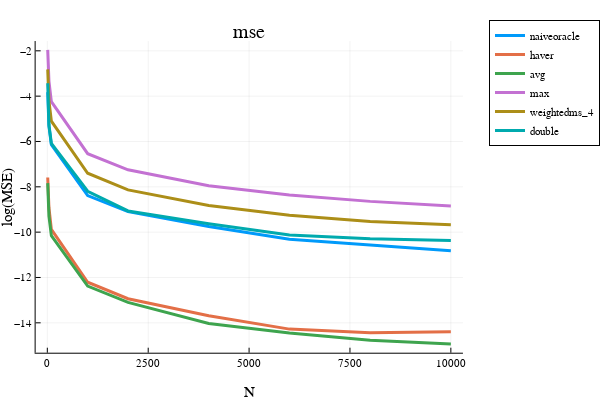

This figure's notebook cell:
### Markdown cell above
### All-best

### Code cell
"""
trying to run bandits and see the performance of the estimator.

"""

using Infiltrator
using ProgressMeter
using Plots
plotly()

include("./KjBandits.jl")
include("./KjFunctions.jl")


opt = (
    σ² = (1.0/2)^2, 
    dataseed = 313, #123
    algoseed = 789,
    n_trials = 200, #50, #1000, #200
    N_ary = [10, 20, 40, 100, 1000, 2000, 4000, 6000, 8000, 10000], 
    algo_name = "uniform", # "ucb", # "ucb", "sr", "uniform"
    problem_name = "all_best", #"equal", "allbest", #"linear_K20" #"linear", "linear_K2_custom", "linear_K2"
    K = 64,
    num_optimals = nothing,
    degree = nothing,
    Delta = nothing,
    gap_splits = nothing,
)
#estimator_names = ["haver", "naiveoracle", "avg", "max", "weighted_100", "weightedms_4", ]
estimator_names = ["naiveoracle", "haver", "avg", "max", "weightedms_4", "double"]
@show estimator_names
@show opt

hatvalues = zeros(opt.n_trials, length(opt.N_ary), length(estimator_names))
global estimators
global i_t_ary
rng_data = MersenneTwister(opt.dataseed)
rng_algo = MersenneTwister(opt.algoseed) 
rng_algo2 = MersenneTwister(opt.algoseed*31 + 1)
algo = []
problem = []
@showprogress for i_try = 1:opt.n_trials
#    global algo, problem
    myseed = rand(rng_data, UInt32)

    for i_N in eachindex(opt.N_ary)
        global problem, algo
        N = opt.N_ary[i_N]

        problem = problem_factory(
            opt.problem_name, opt.σ²,  myseed, 
            K=opt.K, num_optimals=opt.num_optimals, 
            degree=opt.degree, Delta=opt.Delta, gap_splits=opt.gap_splits)

        algo = algo_factory(opt.algo_name, problem, rand(rng_algo, UInt32))

        myseed2 = rand(rng_algo2, UInt32)
        estimators = [ estimator_factory(name, opt.σ², problem.μ, myseed2) for name in estimator_names]
    
        data = zeros(opt.K, N)
        for i in 1:opt.K
            algo.n_pulls[i] = N
            rewards = problem.μ[i] .+ sqrt(problem.σ²)*randn(problem.rngs[i], N) 
            algo.sum_rewards[i] = sum(rewards) 
            data[i,:] .= rewards
        end 
        
        for i_est in 1:length(estimators)-1
            hatvalues[i_try, i_N, i_est] = estimate_value(estimators[i_est], algo)
        end
        hatvalues[i_try, i_N, end] = estimate_value(estimators[end], data)
        
        @assert maximum(problem.μ) == 0.0
    end
    #- compute the bias and the MSE
end
bias = meansqueeze(hatvalues, 1) # n_alphas x n_estimators
mse = meansqueeze(hatvalues .^ 2, 1)
mae = meansqueeze(abs.(hatvalues), 1)

x = opt.N_ary
i = 1; plot(x, log.(mse[:,i]), label=estimator_names[i], linewidth=3)
i = 2; plot!(x, log.(mse[:,i]), label=estimator_names[i], linewidth=3)
i = 3; plot!(x, log.(mse[:,i]), label=estimator_names[i], linewidth=3) 
i = 4; plot!(x, log.(mse[:,i]), label=estimator_names[i], linewidth=3)
i = 5; plot!(x, log.(mse[:,i]), label=estimator_names[i], linewidth=3)
i = 6; plot!(x, log.(mse[:,i]), label=estimator_names[i], linewidth=3)
plot!(xlabel="N", ylabel="log(MSE)", legend=:outertopright)  
title!("mse")

### Figure 1 — Plotly figure (JSON) as saved in the notebook; plotly's stock layout.template omitted (floating-point values rounded to 4 significant figures)
{"data": [{"colorbar": {"title": {"text": ""}}, "legendgroup": "naiveoracle", "line": {"color": "rgba(0, 154, 250, 1.000)", "dash": "solid", "shape": "linear", "width": 3}, "mode": "lines", "name": "naiveoracle", "showlegend": true, "type": "scatter", "x": [10, 20, 40, 100, 1000, 2000, 4000, 6000, 8000, 10000], "xaxis": "x", "y": [-3.827, -4.646, -5.324, -6.143, -8.386, -9.096, -9.755, -10.31, -10.58, -10.82], "yaxis": "y", "zmax": null, "zmin": null}, {"colorbar": {"title": {"text": ""}}, "legendgroup": "haver", "line": {"color": "rgba(227, 111, 71, 1.000)", "dash": "solid", "shape": "linear", "width": 3}, "mode": "lines", "name": "haver", "showlegend": true, "type": "scatter", "x": [10, 20, 40, 100, 1000, 2000, 4000, 6000, 8000, 10000], "xaxis": "x", "y": [-7.589, -8.4, -8.924, -9.882, -12.21, -12.94, -13.69, -14.28, -14.44, -14.39], "yaxis": "y", "zmax": null, "zmin": null}, {"colorbar": {"title": {"text": ""}}, "legendgroup": "avg", "line": {"color": "rgba(62, 164, 78, 1.000)", "dash": "solid", "shape": "linear", "width": 3}, "mode": "lines", "name": "avg", "showlegend": true, "type": "scatter", "x": [10, 20, 40, 100, 1000, 2000, 4000, 6000, 8000, 10000], "xaxis": "x", "y": [-7.837, -8.648, -9.289, -10.16, -12.38, -13.1, -14.03, -14.45, -14.76, -14.93], "yaxis": "y", "zmax": null, "zmin": null}, {"colorbar": {"title": {"text": ""}}, "legendgroup": "max", "line": {"color": "rgba(195, 113, 210, 1.000)", "dash": "solid", "shape": "linear", "width": 3}, "mode": "lines", "name": "max", "showlegend": true, "type": "scatter", "x": [10, 20, 40, 100, 1000, 2000, 4000, 6000, 8000, 10000], "xaxis": "x", "y": [-1.958, -2.659, -3.336, -4.243, -6.539, -7.251, -7.95, -8.362, -8.642, -8.843], "yaxis": "y", "zmax": null, "zmin": null}, {"colorbar": {"title": {"text": ""}}, "legendgroup": "weightedms_4", "line": {"color": "rgba(172, 142, 24, 1.000)", "dash": "solid", "shape": "linear", "width": 3}, "mode": "lines", "name": "weightedms_4", "showlegend": true, "type": "scatter", "x": [10, 20, 40, 100, 1000, 2000, 4000, 6000, 8000, 10000], "xaxis": "x", "y": [-2.818, -3.537, -4.197, -5.103, -7.401, -8.135, -8.823, -9.254, -9.528, -9.678], "yaxis": "y", "zmax": null, "zmin": null}, {"colorbar": {"title": {"text": ""}}, "legendgroup": "double", "line": {"color": "rgba(0, 170, 174, 1.000)", "dash": "solid", "shape": "linear", "width": 3}, "mode": "lines", "name": "double", "showlegend": true, "type": "scatter", "x": [10, 20, 40, 100, 1000, 2000, 4000, 6000, 8000, 10000], "xaxis": "x", "y": [-3.433, -4.553, -5.262, -6.087, -8.197, -9.064, -9.632, -10.13, -10.3, -10.37], "yaxis": "y", "zmax": null, "zmin": null}], "layout": {"annotations": [{"font": {"color": "rgba(0, 0, 0, 1)", "family": "sans-serif", "size": 20}, "rotation": 0, "showarrow": false, "text": "mse", "x": 0.535, "xanchor": "center", "xref": "paper", "y": 1, "yanchor": "top", "yref": "paper"}], "height": 400, "legend": {"bgcolor": "rgba(255, 255, 255, 1.000)", "bordercolor": "rgba(0, 0, 0, 1)", "borderwidth": 1, "font": {"color": "rgba(0, 0, 0, 1)", "family": "sans-serif", "size": 11}, "title": {"font": {"color": "rgba(0, 0, 0, 1)", "family": "sans-serif", "size": 15}, "text": ""}, "tracegroupgap": 0, "traceorder": "normal", "x": 1.05, "xanchor": "upper", "y": 1, "yanchor": "right"}, "margin": {"b": 20, "l": 0, "r": 0, "t": 20}, "paper_bgcolor": "rgba(255, 255, 255, 1.000)", "plot_bgcolor": "rgba(255, 255, 255, 1.000)", "showlegend": true, "width": 600, "xaxis": {"anchor": "y", "domain": [0.07647, 0.9934], "gridcolor": "rgba(0, 0, 0, 0.1)", "gridwidth": 0.5, "linecolor": "rgba(0, 0, 0, 1)", "mirror": false, "range": [-289.7, 10300.0], "showgrid": true, "showline": true, "showticklabels": true, "tickangle": 0, "tickcolor": "rgb(0, 0, 0)", "tickfont": {"color": "rgba(0, 0, 0, 1)", "family": "sans-serif", "size": 11}, "tickmode": "array", "ticks": "inside", "ticktext": ["0", "2500", "5000", "7500", "10000"], "tickvals": [0, 2500, 5000, 7500, 10000], "title": {"font": {"color": "rgba(0, 0, 0, 1)", "family": "sans-serif", "size": 15}, "text": "N"}, "type": "linear", "visible": true, "zeroline": false, "zerolinecolor": "rgba(0, 0, 0, 1)"}, "yaxis": {"anchor": "x", "domain": [0.07581, 0.9415], "gridcolor": "rgba(0, 0, 0, 0.1)", "gridwidth": 0.5, "linecolor": "rgba(0, 0, 0, 1)", "mirror": false, "range": [-15.32, -1.569], "showgrid": true, "showline": true, "showticklabels": true, "tickangle": 0, "tickcolor": "rgb(0, 0, 0)", "tickfont": {"color": "rgba(0, 0, 0, 1)", "family": "sans-serif", "size": 11}, "tickmode": "array", "ticks": "inside", "ticktext": ["−14", "−12", "−10", "−8", "−6", "−4", "−2"], "tickvals": [-14, -12, -10, -8, -6, -4, -2], "title": {"font": {"color": "rgba(0, 0, 0, 1)", "family": "sans-serif", "size": 15}, "text": "log(MSE)"}, "type": "linear", "visible": true, "zeroline": false, "zerolinecolor": "rgba(0, 0, 0, 1)"}}}
